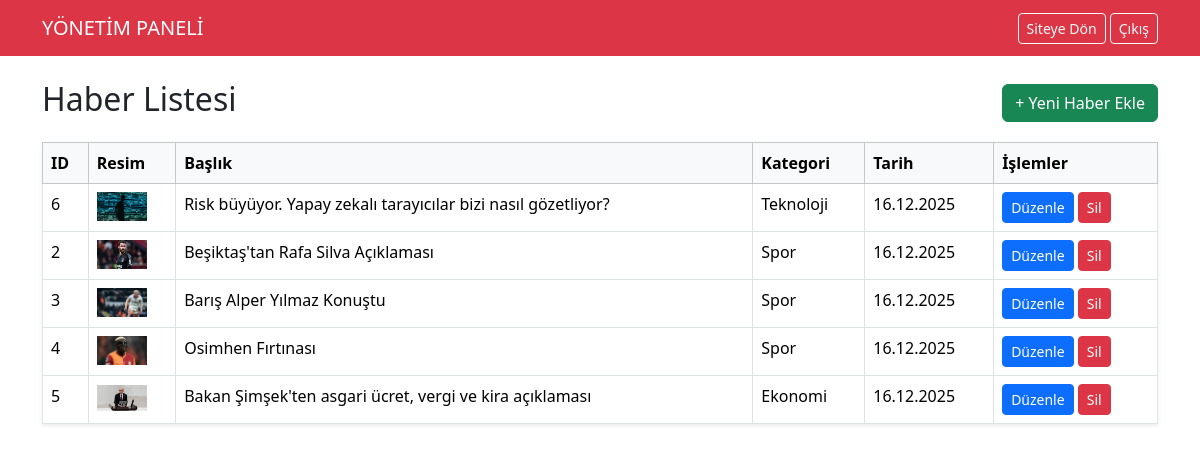
Screenshot of /panel.php (signed in) with the database file from the repository.
### tables this page shows
CREATE TABLE IF NOT EXISTS `haberler` (
  `id` int NOT NULL AUTO_INCREMENT,
  `baslik` varchar(255) NOT NULL,
  `ozet` text NOT NULL,
  `icerik` longtext NOT NULL,
  `resim_url` varchar(255) DEFAULT NULL,
  `kategori_id` int DEFAULT NULL,
  `manset_mi` tinyint(1) DEFAULT '0',
  `yayin_tarihi` datetime DEFAULT CURRENT_TIMESTAMP,
  PRIMARY KEY (`id`),
  KEY `kategori_id` (`kategori_id`)
);

CREATE TABLE IF NOT EXISTS `kategoriler` (
  `id` int NOT NULL AUTO_INCREMENT,
  `kategori_adi` varchar(50) NOT NULL,
  PRIMARY KEY (`id`)
);

### panel.php (the view, shortened to what this page needs)
<?php
require_once 'baglan.php';
$sorgu = $db->prepare("SELECT h.*, k.kategori_adi FROM haberler h LEFT JOIN kategoriler k ON h.kategori_id = k.id ORDER BY h.yayin_tarihi DESC");
$sorgu->execute();
$haberler = $sorgu->fetchAll(PDO::FETCH_ASSOC);
?>
<!DOCTYPE html>
<html lang="tr">
<head>
    <link href="https://cdn.jsdelivr.net/npm/bootstrap@5.3.3/dist/css/bootstrap.min.css" rel="stylesheet">
</head>
<body>
    <nav class="navbar navbar-dark bg-danger mb-4">
        <div class="container">
            <a class="navbar-brand" href="panel.php">YÖNETİM PANELİ</a>
            <div>
                <a href="index.php" class="btn btn-outline-light btn-sm">Siteye Dön</a>
                <a href="cikis.php" class="btn btn-outline-light btn-sm">Çıkış</a>
            </div>
        </div>
    </nav>
    <div class="container">
        <div class="d-flex justify-content-between align-items-center mb-3">
            <h2>Haber Listesi</h2>
            <a href="haber_ekle.php" class="btn btn-success">+ Yeni Haber Ekle</a>
        </div>
        <table class="table table-bordered table-hover shadow-sm">
            <thead class="table-light">
                <tr>
                    <th>ID</th>
                    <th>Resim</th>
                    <th>Başlık</th>
                    <th>Kategori</th>
                    <th>Tarih</th>
                    <th>İşlemler</th>
                </tr>
            </thead>
            <tbody>
                <?php foreach($haberler as $haber): ?>
                <tr>
                    <td><?php echo $haber['id']; ?></td>
                    <td><img src="<?php echo $haber['resim_url']; ?>" width="50"></td>
                    <td><?php echo $haber['baslik']; ?></td>
                    <td><?php echo $haber['kategori_adi']; ?></td>
                    <td><?php echo date('d.m.Y', strtotime($haber['yayin_tarihi'])); ?></td>
                    <td>
                        <a href="haber_duzenle.php?id=<?php echo $haber['id']; ?>" class="btn btn-primary btn-sm">Düzenle</a>
                        <a href="haber_sil.php?id=<?php echo $haber['id']; ?>" class="btn btn-danger btn-sm" onclick="return confirm('Bu haberi silmek istediğinize emin misiniz?')">Sil</a>
                    </td>
                </tr>
                <?php endforeach; ?>
            </tbody>
        </table>
    </div>
</body>
</html>

### rows the page displays
haberler: id "6", resim_url (picture), baslik "Risk büyüyor. Yapay zekalı tarayıcılar bizi nasıl gözetliyor?", kategori.kategori_adi "Teknoloji", yayin_tarihi "16.12.2025"
haberler: id "2", resim_url (picture), baslik "Beşiktaş'tan Rafa Silva Açıklaması", kategori.kategori_adi "Spor", yayin_tarihi "16.12.2025"
haberler: id "3", resim_url (picture), baslik "Barış Alper Yılmaz Konuştu", kategori.kategori_adi "Spor", yayin_tarihi "16.12.2025"
haberler: id "4", resim_url (picture), baslik "Osimhen Fırtınası", kategori.kategori_adi "Spor", yayin_tarihi "16.12.2025"
haberler: id "5", resim_url (picture), baslik "Bakan Şimşek'ten asgari ücret, vergi ve kira açıklaması", kategori.kategori_adi "Ekonomi", yayin_tarihi "16.12.2025"
